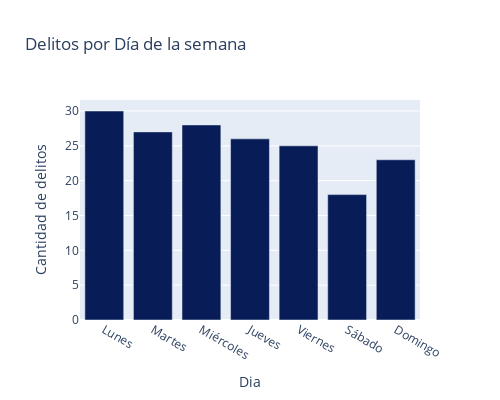

The notebook cell saved with this chart:
### Code cell
weekday_crimes_df = crimesbyweekdays(df_crimes).to_frame().reset_index()
weekday_crimes_df.columns.values[0] = "DIA"
weekday_crimes_df.columns.values[1] = "FRECUENCIA"
weekDayOrder = ['Lunes', 'Martes', 'Miércoles', 'Jueves', 'Viernes', 'Sábado', 'Domingo']
fig = px.bar(weekday_crimes_df, x= "DIA", y="FRECUENCIA", title='Delitos por Día de la semana',
             category_orders={"DIA": weekDayOrder},
             color_discrete_sequence=px.colors.sequential.YlGnBu_r,
             width=500, 
             height=400,
             labels={'FRECUENCIA':'Cantidad de delitos','DIA':'Dia'})
fig.show()

### Figure 1 — Plotly figure (JSON) as saved in the notebook; plotly's stock layout.template omitted (floating-point values rounded to 4 significant figures)
{"data": [{"alignmentgroup": "True", "hovertemplate": "Dia=%{x}<br>Cantidad de delitos=%{y}<extra></extra>", "legendgroup": "", "marker": {"color": "rgb(8,29,88)", "pattern": {"shape": ""}}, "name": "", "offsetgroup": "", "orientation": "v", "showlegend": false, "textposition": "auto", "type": "bar", "x": ["Domingo", "Jueves", "Lunes", "Martes", "Miércoles", "Sábado", "Viernes"], "xaxis": "x", "y": [23, 26, 30, 27, 28, 18, 25], "yaxis": "y"}], "layout": {"barmode": "relative", "height": 400, "legend": {"tracegroupgap": 0}, "title": {"text": "Delitos por Día de la semana"}, "width": 500, "xaxis": {"anchor": "y", "categoryarray": ["Lunes", "Martes", "Miércoles", "Jueves", "Viernes", "Sábado", "Domingo"], "categoryorder": "array", "domain": [0, 1], "title": {"text": "Dia"}}, "yaxis": {"anchor": "x", "domain": [0, 1], "title": {"text": "Cantidad de delitos"}}}}
